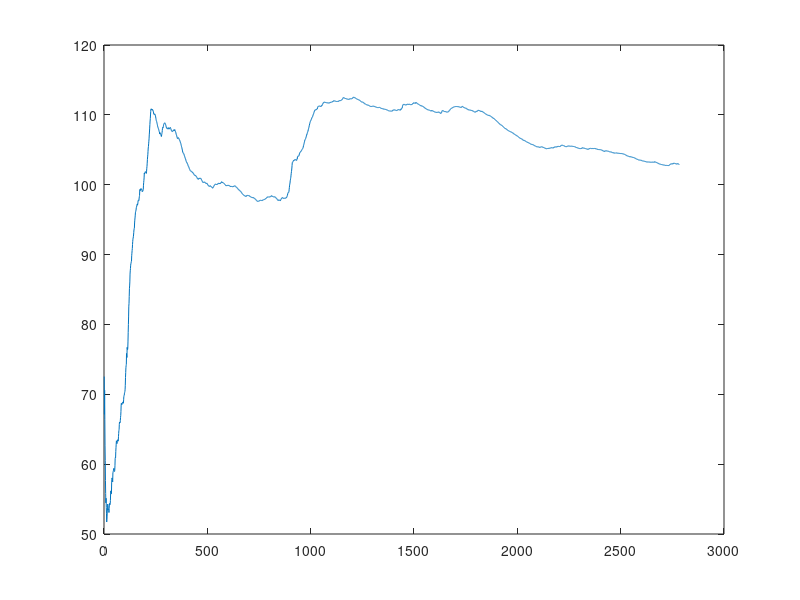

This figure's MATLAB source:
clear,clc
pt_gra = zeros(2, 2784);
load ./data/main_gre_data_pt

% b1=data_gre(1:dc,:);              %ai
% b2=data_gre(dc+1:2*dc,:);     %bi
% b3=data_gre(2*dc+1:3*dc,:); %Di
% b4=data_gre(3*dc+1:4*dc,:); %ri
b2=data_gre(1:dc,:);              %ai b
b3=data_gre(dc+1:2*dc,:);     %bi d
b4=data_gre(2*dc+1:3*dc,:); %Di r
% b4=data_gre(3*dc+1:4*dc,:); %ri
% %% --------------average delay/ -- length-----------------
% avg_delay=sum(data_Q);
% for t=1:tmax-1
%     avg_delay(t+1)=avg_delay(t+1)+avg_delay(t);
% end
% avg_delay=avg_delay*0.25./[1:tmax];
% figure(30)
% plot(avg_delay)
% hold on
    
%% ----------------average cost-------------------
p=repmat(alpha,1,tmax).*b2;
G=p.*repmat(PUE,1,tmax)+b3-b4;
water=hw*sum(repmat(eps_D,1,tmax).*p+eps_I(:,1:tmax).*G);
elec=sum(c(:,1:tmax).*G);
carbon=hu*sum(phi_G(:,1:tmax).*G+repmat(phi_r,1,tmax).*b4);
avg_cost=elec+water+carbon;
for t=1:tmax-1
    avg_cost(t+1)=avg_cost(t+1)+avg_cost(t);
end
avg_cost=avg_cost./[1:tmax];

figure(31)
plot(avg_cost)
hold on

pt_gra(2, :) = avg_cost;
save ./data/pt_gra pt_gra